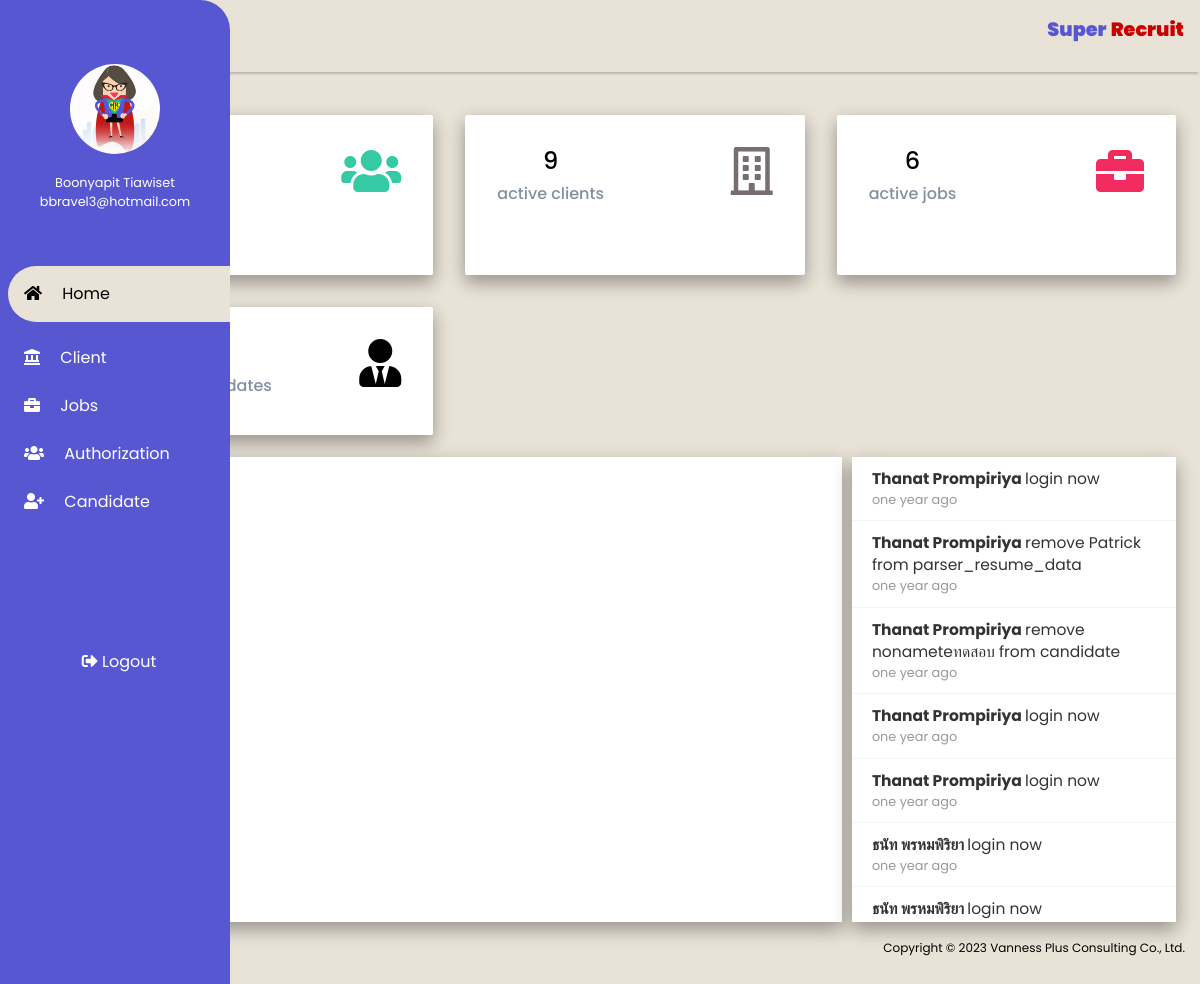
The page /RESUME_PARSER/home.php (signed in) on the database its author committed.
### tables this page shows
CREATE TABLE `usertable` (
  `id` int(11) NOT NULL,
  `name` varchar(255) NOT NULL,
  `nickname` varchar(10) DEFAULT NULL,
  `phoneNumber` varchar(15) DEFAULT NULL,
  `email` varchar(255) NOT NULL,
  `password` varchar(255) NOT NULL,
  `code` mediumint(50) NOT NULL,
  `status` text NOT NULL,
  `last_login` bigint(20) NOT NULL,
  `userStatus` int(11) DEFAULT NULL
);

CREATE TABLE `message` (
  `id` int(11) NOT NULL,
  `title` varchar(20) NOT NULL,
  `mess` varchar(255) NOT NULL,
  `time` varchar(20) NOT NULL
);

### RESUME_PARSER/home.php (the view, shortened to what this page needs)
<?php require_once "function/controllerUserData.php"; ?>
<?php
$email = $_SESSION['email'];
$password = $_SESSION['password'];
$time = time();
if ($email != false && $password != false) {
    $sql = "SELECT * FROM usertable WHERE email = '$email'";
    $run_Sql = mysqli_query($con, $sql);
    if ($run_Sql) {
        $fetch_info = mysqli_fetch_assoc($run_Sql);
    }
} else {
    header('Location: login.php');
}
?>
<!DOCTYPE html>
<html lang="en">
<head>
    <link rel="stylesheet" href="css/home3.css">
    <?php include "library/boostrap.php" ?>
</head>
<body style="background:#E9E3D7">
    <div class="sidebar">
        <div class="sidebar-head">
            <img class="img-profile rounded-circle" src="img/logo2.png" width="90" height="90" alt=""><br><br>
            <span><?php echo $fetch_info['name'] ?></span><br>
            <span><?php echo $fetch_info['email'] ?></span>
        </div>
        <div class="sidebar-menu">
            <ul>
                <li>
                    <a href="home.php" class="active"><span class="fas fa-home"></span>
                        <span>Home</span></a>
                </li>
                <li>
                    <a href="client.php"><span class="fas fa-landmark"></span>
                        <span>Client</span></a>
                </li>
                <li>
                    <a href="job.php"><span class="fas fa-briefcase"></span>
                        <span>Jobs</span></a>
                </li>
                <li>
                    <a href="authorization.php"><span class="fas fa-users"></span>
                        <span>Authorization</span></a>
                </li>
                <li>
                    <a href="candidate.php"><span class="fas fa-user-plus"></span>
                        <span>Candidate</span></a>
                </li>
            </ul>
        </div>
        <div class="sidebar-logout">
            <ul>
                <li>
                    <a href="logout.php"><span class="fas fa-sign-out-alt"></span>
                        <span>Logout</span></a>
                </li>
            </ul>
        </div>
    </div>
    <div class="main-content">
        <header>
            <h4>
                <label for="nav-toggle">
                </label>
            </h4>
            <div class="client-w ml-auto">
                <span style="color: #5757d1;font-weight: 1000;">Super</span>
                <span style="color: #C80000;font-weight: 1000;"> Recruit</span>
            </div>
        </header>
        <main>
            <?php
            $ff = "SELECT COUNT(id) as count FROM usertable WHERE last_login>$time and status='verified'";
            $qq = mysqli_query($con, $ff);
            $aa = mysqli_fetch_assoc($qq);
            $con2 = "SELECT COUNT(clientId) as count FROM`client` ";
            $con21 = mysqli_query($con, $con2);
            $con22 = mysqli_fetch_assoc($con21);
            $con3 = "SELECT COUNT(jobId) as count FROM`job` WHERE jobStatusId=1";
            $con31 = mysqli_query($con, $con3);
            $con32 = mysqli_fetch_assoc($con31);
            $con4 = "SELECT COUNT(candidateId) as count FROM`candidate` ";
            $con41 = mysqli_query($con, $con4);
            $con42 = mysqli_fetch_assoc($con41);
            ?>
            <div class="cards">
                <div class="card-single" id="Numberuser">
                    <div class="text-center">
                        <h4 style="color:#000000"><?php echo $aa['count']; ?></h4>
                        <h6>active users </h6>
                        <button class="btn btn-default" onclick="showUser()" id="bara">View</button>
                    </div>
                    <div>
                        <span><i class="fas fa-users"></i></span>
                    </div>
                </div>
                <div class="card-single" id="numberClient">
                    <div class="text-center ">
                        <h4 style="color:#000000"><?php echo $con22['count']; ?></h4>
                        <h6>active clients </h6>
                    </div>
                    <div>
                        <span><i class="far fa-building" style="color: #796D70;"></i></span>
                    </div>
                </div>
                <div class="card-single" id="numberJob">
                    <div class="text-center ">
                        <h4 style="color:#000000"><?php echo $con32['count']; ?></h4>
                        <h6>active jobs </h6>
                    </div>
                    <div>
                        <span><i class="fas fa-briefcase" style="color:#F12B5D"></i></span>
                    </div>
                </div>
                <div class="card-single" id="numberCan">
                    <div class="text-center ">
                        <h4 style="color:#000000"><?php echo $con42['count']; ?></h4>
                        <h6>active candidates </h6>
                    </div>
                    <div>
                        <span><i class="fas fa-user-tie" style="color:#000"></i></span>
                    </div>
                </div>
            </div>
            <div class="dash">
                <div class="box no-gutters" style="box-shadow: 0 8px 16px 0 rgba(0, 0, 0, 0.2), 0 6px 20px 0 rgba(0, 0, 0, 0.19);">
                </div>
                <div class="wrapper" id="wrapper">
                    <div class="box no-gutters" id="noti">
                        <?php
                        $q = "select * from message order by id DESC";
                        $c = mysqli_query($con, $q);
                        while ($row = mysqli_fetch_array($c)) {
                        ?>
                            <?php date_default_timezone_set('Asia/Bangkok');
                            $time1 =  facebook_time_ago($row["time"]);
                            ?>
                            <li>
                                <a href="#" class="top-text-block">
                                    <div class="top-text-heading" style="font-size:15.5px;"> <b><?php echo $row['title'] ?> </b><?php echo $row['mess'] ?></div>
                                    <div class="top-text-light" style="padding-top: 1px;"><?php echo $time1 ?></div>
                                </a>
                            </li>
                        <?php } ?>
                    </div>
                </div>
            </div>
    </div>
    <footer style="background: #E9E3D7;">
        <div class="container-fluid" style="margin-top: 10px;font-weight:400;">
            <p style="color: #000000;">Copyright &copy;
                 Vanness Plus Consulting Co., Ltd.
            </p>
        </div>
    </footer>
    <?php
    function facebook_time_ago($timestamp)
    {
        $time_ago = strtotime($timestamp);
        $current_time = time();
        $time_difference = $current_time - $time_ago;
        $seconds = $time_difference;
        $minutes  = round($seconds / 60);
        $hours    = round($seconds / 3600);
        $days     = round($seconds / 86400);
        $weeks     = round($seconds / 604800);
        $months    = round($seconds / 2629440);
        $years    = round($seconds / 31553280);
        if ($seconds <= 60) {
            return "Just Now";
        } else if ($minutes <= 60) {
            if ($minutes == 1) {
                return "1 minute ago";
            } else {
                return "$minutes minutes ago";
            }
        } else if ($hours <= 24) {
            if ($hours == 1) {
                return "an hour ago";
            } else {
                return "$hours hrs ago";
            }
        } else if ($days <= 7) {
            if ($days == 1) {
                return "yesterday";
            } else {
                return "$days days ago";
            }
        } else if ($weeks <= 4.3)
        {
            if ($weeks == 1) {
                return "a week ago";
            } else {
                return "$weeks weeks ago";
            }
        } else if ($months <= 12) {
            if ($months == 1) {
                return "a month ago";
            } else {
                return "$months months ago";
            }
        } else {
            if ($years == 1) {
                return "one year ago";
            } else {
                return "$years years ago";
            }
        }
    } ?>
</body>
</html>

### RESUME_PARSER/library/boostrap.php (shortened to what this page needs)
<link href="vendor/fontawesome-free/css/all.min.css" rel="stylesheet" type="text/css">
<link href="fontawesome/css/all.css" rel="stylesheet">
<link rel="stylesheet" href="https://stackpath.bootstrapcdn.com/bootstrap/4.5.0/css/bootstrap.min.css">
<link rel="stylesheet" href="https://maxcdn.bootstrapcdn.com/font-awesome/4.7.0/css/font-awesome.min.css">
<link rel="stylesheet" href="http://cdn.datatables.net/1.10.23/css/jquery.dataTables.min.css">
<link rel="stylesheet" href="https://maxst.icons8.com/vue-static/landings/line-awesome/line-awesome/1.3.0/css/line-awesome.min.css">

### RESUME_PARSER/css/home3.css (style rules this page uses)
:root { --main-color: #5757d1; --color-dark: #1d2231; --text-grey: #8390a2; }
* { padding: 0; margin: 0; box-sizing: boder-box; list-style-type: none; text-decoration: none; font-family: 'Poppins', sans-serif; }
.sidebar { width: 230px; position: fixed; left: 0; top: 0; height: 100%; background: var(--main-color); border-radius: 0px 30px 30px 0px; z-index: 100; transition: width 300ms; }
.sidebar-head { height: 250px; padding: 4rem 0rem 1rem 0rem; color: #fff; font-size: 0.8rem; text-align: center; border-radius: 0px 0px 0px 0px; }
.sidebar-menu { margin-top: 1rem; }
.sidebar-menu li { width: 100%; margin-bottom: 1.5rem; padding-left: 2rem; }
.sidebar-menu a { padding-left: 1rem; display: block; color: #fff; font-size: 1rem; }
.sidebar-menu a.active { background: #E9E3D7; padding-top: 1rem; padding-bottom: 1rem; color: #000000; border-radius: 30px 0px 0px 30px; }
.sidebar-menu a span:first-child { font-size: 1rem; padding-right: 1rem; }
.sidebar-logout { height: 250px; padding: 7rem 0rem 1rem 0rem; text-align: center; }
.sidebar-logout li a { color: #fff; display: block; font-size: 1rem; }
.sidebar-logout a span:first-child { font-size: 1rem; }
.main-content { transition: margin-left 300ms; margin-left: 230px; }
.main-content header { background: #E9E3D7; padding: 1rem; position: absolute; left: 230px; top: 0; z-index: 100; transition: left 300ms; box-shadow: 0 4px 2px -2px rgb(0, 0, 0, 0.2); display: flex; justify-content: space-between; width: calc(100% - 230px); }
.main-content .client-w span { display: inline-block; justify-content: space-between; font-size: 1.2rem; }
main { margin-top: 30px; padding: 2rem 1.5rem; background: #E9E3D7; min-height: cal(100vh - 90px); }
@media only screen and (max-width: 1200px) { .sidebar { width: 70px; } }
@media only screen and (max-width: 1200px) { .sidebar li { padding-left: 0.5rem; } }
@media only screen and (max-width: 1200px) { .sidebar .sidebar-head img, .sidebar .sidebar-head span, .sidebar li a span:last-child { display: none; } }
@media only screen and (max-width: 1200px) { .main-content { margin-left: 70px; } }
@media only screen and (max-width: 1200px) { .main-content header { width: calc(100% - 70px); left: 70px; } }
footer { background: #E9E3D7; bottom: 0; width: 100%; text-align: end; font-size: 12px; }
.cards { display: grid; grid-template-columns: repeat(4, 1fr); grid-gap: 2rem; margin-top: 2.5rem; }
.card-single { display: flex; justify-content: space-between; background: #fff; padding: 2rem; box-shadow: 0 8px 16px 0 rgba(0, 0, 0, 0.2), 0 6px 20px 0 rgba(0, 0, 0, 0.19); border-radius: 2px; }
.card-single div:last-child span { font-size: 3rem; color: #33caa4; }
.card-single div:first-child { color: var(--text-grey); }
@media only screen and (max-width: 1200px) { .cards { grid-template-columns: repeat(3, 1fr); } }
@media only screen and (max-width: 1200px) { .dash { grid-template-columns: 100%; } }

### RESUME_PARSER/home.php (style rules this page uses)
body { overflow-x: hidden; }
#bara { font-size: 12px; color: #fff; background-color: #099FFF; }
.top-text-block { display: block; padding: 11px 20px; clear: both; font-weight: 400; line-height: 1.42857143; color: #333; white-space: inherit !important; border-bottom: 1px solid #f4f4f4; position: relative; }
.top-text-block .top-text-light { color: #999; font-size: 0.8em; }
#wrapper { height: 465px; background: #fff; box-shadow: 0 8px 16px 0 rgba(0, 0, 0, 0.2), 0 6px 20px 0 rgba(0, 0, 0, 0.19); overflow: hidden; overflow-y: scroll; padding-left: -3px; }
#noti { height: auto; background: #fff; }
.dash { position: relative; display: grid; grid-template-columns: 4fr 1.23fr; margin-top: 2%; grid-auto-flow: dense; grid-gap: 10px; margin-bottom: -25px; }
.dash .box { display: grid; background: #fff; }
@media only screen and (max-width: 1200px) { .dash { grid-template-columns: 3fr 1.3fr; } }

### rows shown on the page
usertable: name "Boonyapit Tiawiset", email "bbravel3@hotmail.com"
message: title "Thanat Prompiriya", mess "login now", time "one year ago"
message: title "Thanat Prompiriya", mess "remove Patrick from parser_resume_data", time "one year ago"
message: title "Thanat Prompiriya", mess "remove nonameteทดสอบ from candidate", time "one year ago"
message: title "Thanat Prompiriya", mess "login now", time "one year ago"
message: title "Thanat Prompiriya", mess "login now", time "one year ago"
message: title "ธนัท พรหมพิริยา", mess "login now", time "one year ago"
message: title "ธนัท พรหมพิริยา", mess "login now"

### other values the page prints
$con22['count'] "9"
$con32['count'] "6"
